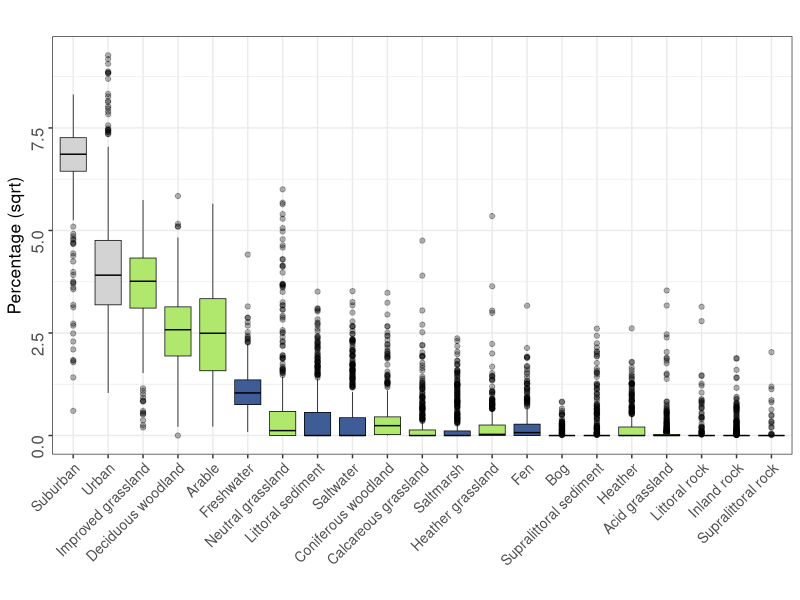
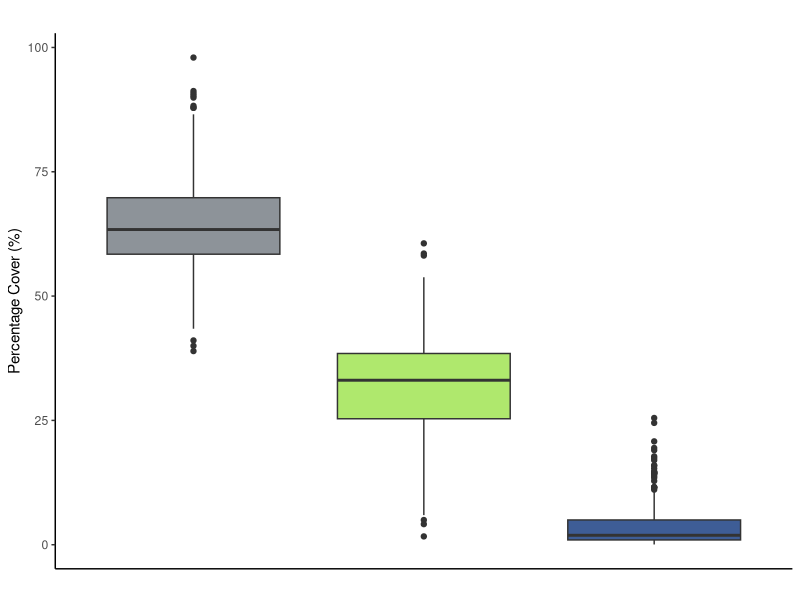
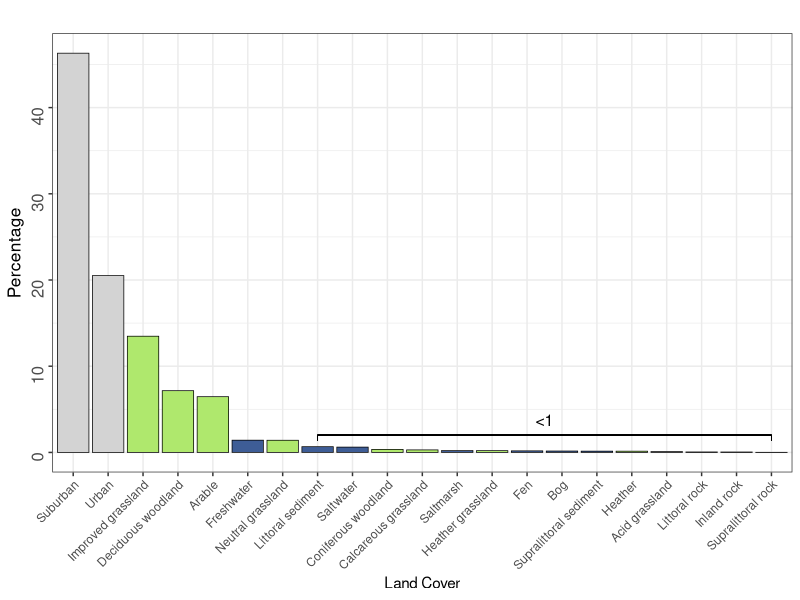
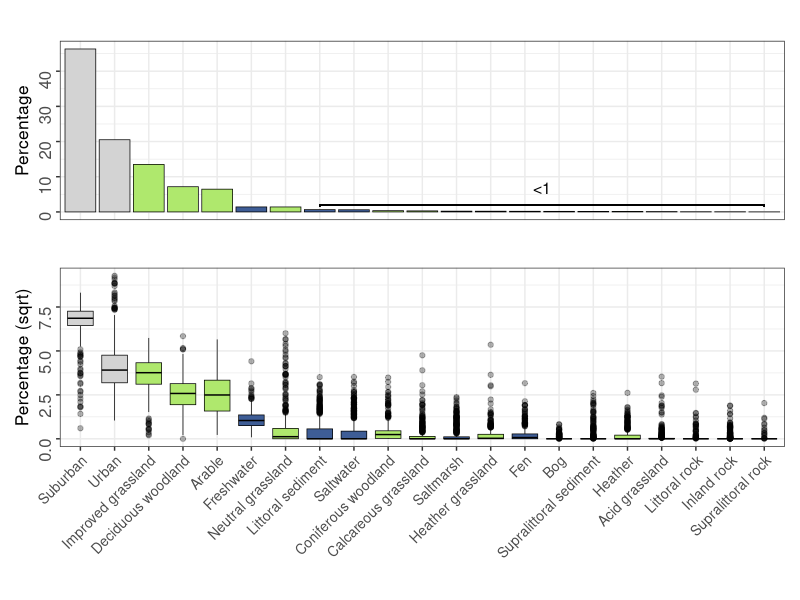
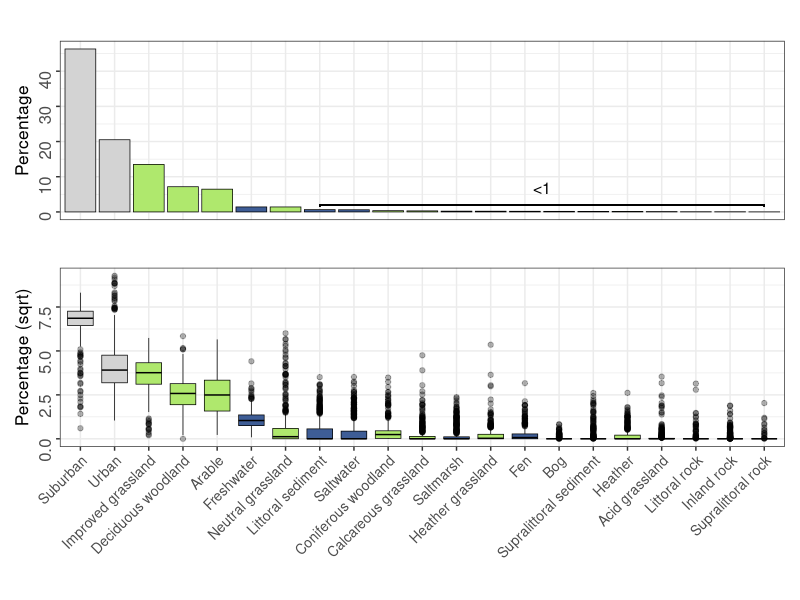

Recreate these plots in R, in order.
## ---- chunk 1
library(readr)
library(dplyr)
library(tidyr)
library(ggplot2)
library(gridExtra)
library(forcats)
library(patchwork)
library(psych)
## ---- chunk 2
#setwd("")
getwd()
## ---- chunk 3
df_1 <- read_csv("UKCEHLCM_final_df_200.csv", show_col_types = FALSE)
## ---- chunk 4
# List which cities have <5000 people
removed_cities <- df_1[df_1$population_counts < 5000, ]
print(removed_cities$name)

# Remove population_counts >= 5000
df_1 <- df_1[df_1$population_counts >= 5000, ]
## ---- chunk 5
column_names <- colnames(df_1)
print(column_names)
## ---- chunk 6
df_1 <- df_1 %>%
  mutate(
    `Littoral sediment_1` = rowSums(across(c(`Littoral sediment`, foreshore_area)), na.rm = TRUE),
    Saltwater_1 = rowSums(across(c(Saltwater, tidal_water_area)), na.rm = TRUE),
    Freshwater_1 = rowSums(across(c(Freshwater, surface_water_area)), na.rm = TRUE)
  )
## ---- chunk 7
df_1 <- df_1 %>%
  mutate(
    total_cover = rowSums(across(c(`Deciduous woodland`, `Coniferous woodland`, Arable, `Improved grassland` , `Neutral grassland`, `Calacareous grassland`, `Acid grassland`, Fen, Heather, `Heather grassland`, Bog, `Inland rock`, Saltwater_1, Freshwater_1, `Supralittoral rock`, `Supralittoral sediment`, `Littoral rock`, `Littoral sediment_1`, Saltmarsh, Urban, Suburban)), na.rm = TRUE)
)

#
colnames(df_1)

buffered_city <- (df_1[1, 28])
classified_land <- (df_1[1, 39]) 
buffered_city
classified_land
## ---- chunk 8
selected_columns <- c("Deciduous woodland", "Coniferous woodland", "Arable", "Improved grassland" , "Neutral grassland", "Calacareous grassland", "Acid grassland",  "Fen", "Heather", "Heather grassland", "Bog", "Inland rock", "Saltwater_1", "Freshwater_1", "Supralittoral rock", "Supralittoral sediment", "Littoral rock", "Littoral sediment_1", "Saltmarsh", "Urban", "Suburban")
list(selected_columns)
## ---- chunk 9
# Sum the areas for each land cover type across all cities
df_percent_cover <- df_1 %>%
  mutate(across(all_of(selected_columns), ~ (. / total_cover) * 100, .names = "percent_{col}"))

# List of columns to plot
variables <- c("percent_Deciduous woodland", "percent_Coniferous woodland", "percent_Arable", "percent_Improved grassland", 
"percent_Neutral grassland", "percent_Calacareous grassland", "percent_Acid grassland", "percent_Fen", 
"percent_Heather", "percent_Heather grassland", "percent_Bog", "percent_Inland rock", "percent_Saltwater_1", 
"percent_Freshwater_1", "percent_Supralittoral rock", "percent_Supralittoral sediment", "percent_Littoral rock", 
"percent_Littoral sediment_1", "percent_Saltmarsh", "percent_Urban", "percent_Suburban"
)

# New names for columns
new_names <- c("Deciduous woodland", "Coniferous woodland", "Arable", "Improved grassland", 
"Neutral grassland", "Calcareous grassland", "Acid grassland", "Fen", 
"Heather", "Heather grassland", "Bog", "Inland rock", "Saltwater", 
"Freshwater", "Supralittoral rock", "Supralittoral sediment", "Littoral rock", 
"Littoral sediment", "Saltmarsh", "Urban", "Suburban")

# Order columna based on coverage (large to small)
column_order <- c("Suburban", "Urban", "Improved grassland", "Deciduous woodland", "Arable", 
                 "Freshwater", "Neutral grassland", "Littoral sediment", "Saltwater", 
                 "Coniferous woodland", "Calcareous grassland", "Saltmarsh", 
                 "Heather grassland", "Fen", "Bog", "Supralittoral sediment", 
                 "Heather", "Acid grassland", "Littoral rock", "Inland rock", 
                 "Supralittoral rock")

# Create a named vector for renaming
names(new_names) <- variables

# Reshape the data frame from wide to long format
df_long <- df_percent_cover %>%
  pivot_longer(cols = all_of(variables), names_to = "Land_Cover_Type", values_to = "Value")

# Reorder the factor levels and rename them
df_long <- df_long %>%
  mutate(Land_Cover_Type = factor(Land_Cover_Type, levels = names(new_names), labels = new_names)) %>%
  mutate(Land_Cover_Type = factor(Land_Cover_Type, levels = column_order))

# Define custom colors for each land cover type (coloured by habnitat grouping)
custom_colors <- c(
  "Suburban" = "lightgrey",  
  "Urban" = "lightgrey",  
  "Improved grassland" = "#AFE86D",  
  "Deciduous woodland" = "#AFE86D",  
  "Arable" = "#AFE86D",  
  "Freshwater" = "#3e5d96",  
  "Neutral grassland" = "#AFE86D",  
  "Littoral sediment" = "#3e5d96",  
  "Saltwater" = "#3e5d96",  
  "Coniferous woodland" = "#AFE86D",  
  "Calcareous grassland" = "#AFE86D",  
  "Saltmarsh" = "#3e5d96",  
  "Heather grassland" = "#AFE86D",  
  "Fen" = "#3e5d96",  
  "Bog" = "#3e5d96",  
  "Supralittoral sediment" = "#3e5d96",  
  "Heather" = "#AFE86D",  
  "Acid grassland" = "#AFE86D",  
  "Littoral rock" = "#3e5d96",  
  "Inland rock" = "#AFE86D",  
  "Supralittoral rock" = "#3e5d96"
)

# Adjusting outlier color and adding transparency
psr <- ggplot(df_long, aes(x = Land_Cover_Type, y = sqrt(Value), fill = Land_Cover_Type)) +
  geom_boxplot(outlier.colour = "black", outlier.shape = 19, outlier.size = 1.5, outlier.alpha = 0.3, colour = "black", size = 0.25) +
  scale_fill_manual(values = custom_colors) +
  labs(title = "", x = "", y = "Percentage (sqrt)") +
  theme_bw() +
  theme(
    axis.title.y = element_text(size = 12.5),
    axis.title.x = element_text(size = 14),
    plot.title = element_text(size = 16),
    axis.text.x = element_text(angle = 45, hjust = 1, size = 10),
    axis.text.y = element_text(angle = 90, hjust = 1, size = 12),
    legend.position = "none"
  )

# Display the plot
print(psr)
## ---- chunk 10
df_2 <- df_1 %>%
  mutate(
    green = rowSums(across(c(`Deciduous woodland`, `Coniferous woodland`, Arable, `Improved grassland`, `Neutral grassland`, `Calacareous grassland`, `Acid grassland`, Heather, `Heather grassland`, `Inland rock`)), na.rm = TRUE),
    blue = rowSums(across(c(Saltwater_1, Freshwater_1,`Supralittoral rock`, `Supralittoral sediment`, `Littoral rock`, `Littoral sediment_1`, `Saltmarsh`, Fen, Bog)), na.rm = TRUE),
    grey = rowSums(across(c(Urban, Suburban)), na.rm = TRUE)
  )

# check sum of groups against total_cover
df_2 <- df_2 %>%
  mutate(
    bgg_check = green + blue + grey)

df_2 <- df_2 %>%
  mutate(
    perc_green = green / total_cover * 100,
    perc_blue = blue / total_cover * 100,
    perc_grey = grey / total_cover * 100
  )

# descriptive 
df_2 %>%
  select(perc_green, perc_blue, perc_grey) %>%
  describe()

options(digits = 7)
write.csv(df_2, "blue_ranks.csv", row.names = FALSE)


# Reshape the data to long format
df_long <- df_2 %>%
  pivot_longer(cols = c(perc_green, perc_blue, perc_grey), names_to = "Land_cover", values_to = "Percentage") %>%
  mutate(Land_cover = fct_relevel(Land_cover, "perc_grey", "perc_green", "perc_blue"))  # Reorder factor levels

# Create the box plot with no x-axis labels and no legend
ggplot(df_long, aes(x = Land_cover, y = Percentage, fill = Land_cover)) +
  geom_boxplot() +
  labs(title = "",
       x = "",  # Remove the x-axis label description
       y = "Percentage Cover (%)") +
  theme_classic() +
  theme(axis.text.x = element_blank(),  # Suppress x-axis text labels
        axis.ticks.x = element_blank(),  # Optionally remove the x-axis ticks if desired
        legend.position = "none") +  # Remove the legend
  scale_fill_manual(values = c("perc_grey" = "#8d9399", "perc_green" = "#AFE86D", "perc_blue" = "#3e5d96")) 
## ---- chunk 11
#
tlc <- read_csv("landcover_barplot_totals.csv", show_col_types = FALSE)

# Reorder land_cover in descending order
tlc$land_cover <- fct_reorder(tlc$land_cover, tlc$percentage, .desc = TRUE)

# Define custom colors
custom_colors <- c(
  "Suburban" = "lightgrey",  
  "Urban" = "lightgrey",  
  "Improved grassland" = "#AFE86D",  
  "Deciduous woodland" = "#AFE86D",  
  "Arable" = "#AFE86D",  
  "Freshwater" = "#3e5d96",  
  "Neutral grassland" = "#AFE86D",  
  "Littoral sediment" = "#3e5d96",  
  "Saltwater" = "#3e5d96",  
  "Coniferous woodland" = "#AFE86D",  
  "Calcareous grassland" = "#AFE86D",  
  "Saltmarsh" = "#3e5d96",  
  "Heather grassland" = "#AFE86D",  
  "Fen" = "#3e5d96",  
  "Bog" = "#3e5d96",  
  "Supralittoral sediment" = "#3e5d96",  
  "Heather" = "#AFE86D",  
  "Acid grassland" = "#AFE86D",  
  "Littoral rock" = "#3e5d96",  
  "Inland rock" = "#AFE86D",  
  "Supralittoral rock" = "#3e5d96"
)

# Create the bar plot with custom colors and rounded value labels
p <- ggplot(tlc, aes(x = land_cover, y = percentage, fill = land_cover)) +
  geom_bar(stat = "identity", color = "black", size = 0.25) + 
  scale_fill_manual(values = custom_colors) +
  labs(title = "",
       x = "Land Cover",
       y = "Percentage") +
  theme_bw() +
  theme(axis.text.x = element_text(angle = 45, hjust = 1),
        axis.title.y = element_text(size = 12.5),
        axis.text.y = element_text(angle = 90, hjust = 1, size = 12),
        legend.position = "none")  # Hide legend if not needed

# Add a label for values <1
below_one <- tlc %>% filter(percentage < 1)
if(nrow(below_one) > 0) {
  p <- p +
    annotate("text", x = mean(as.numeric(below_one$land_cover)), y = max(below_one$percentage) + 1, label = "<1", color = "black", size = 4, vjust = -1)
}

# Coordinates for the significance annotation line
start_x <- which(levels(tlc$land_cover) == "Littoral sediment")
end_x <- which(levels(tlc$land_cover) == "Supralittoral rock")
y_position <- 1.7

# annotation line
p <- p +
  geom_segment(aes(x = start_x, xend = start_x, y = y_position - 0.3, yend = y_position + 0.3), size = 0.25) +  # Vertical line up from Littoral sediment
  geom_segment(aes(x = start_x, xend = end_x, y = y_position + 0.3, yend = y_position + 0.3), size = 0.25) +    # Horizontal line across
  geom_segment(aes(x = end_x, xend = end_x, y = y_position + 0.3, yend = y_position - 0.3), size = 0.25)        # Vertical line down to Supralittoral rock

# Print the plot
print(p)
## ---- chunk 12
# Remove x-axis labels from the first plot
p <- p + theme(axis.title.x = element_blank(), axis.text.x = element_blank(), axis.ticks.x = element_blank())

# Combine the plots using patchwork
combined_plot <- p / psr

# Display the combined plot
print(combined_plot)

# export plot
ggsave("bar_box_21.png", plot = combined_plot, dpi = 300)
